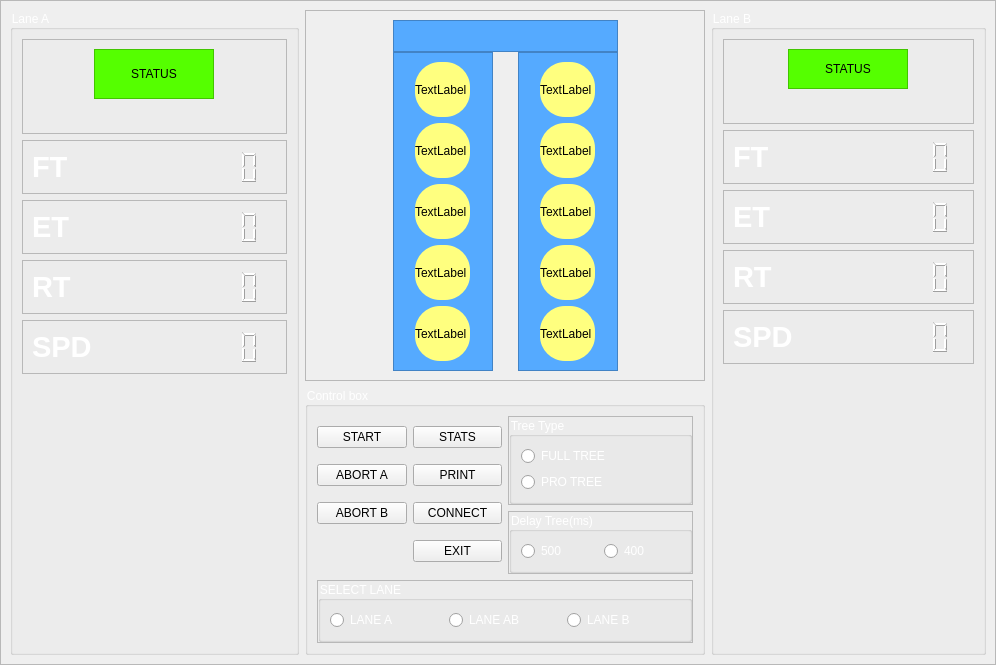
<?xml version="1.0" encoding="UTF-8"?>
<ui version="4.0">
 <class>MainWindow</class>
 <widget class="QMainWindow" name="MainWindow">
  <property name="geometry">
   <rect>
    <x>0</x>
    <y>0</y>
    <width>996</width>
    <height>642</height>
   </rect>
  </property>
  <property name="windowTitle">
   <string>DTS</string>
  </property>
  <property name="autoFillBackground">
   <bool>false</bool>
  </property>
  <property name="styleSheet">
   <string notr="true"/>
  </property>
  <widget class="QWidget" name="centralwidget">
   <layout class="QGridLayout" name="gridLayout_2">
    <property name="leftMargin">
     <number>0</number>
    </property>
    <property name="topMargin">
     <number>0</number>
    </property>
    <property name="rightMargin">
     <number>0</number>
    </property>
    <property name="bottomMargin">
     <number>0</number>
    </property>
    <property name="horizontalSpacing">
     <number>6</number>
    </property>
    <item row="0" column="0">
     <layout class="QGridLayout" name="gridLayout">
      <item row="0" column="0">
       <widget class="QFrame" name="frame">
        <property name="layoutDirection">
         <enum>Qt::LeftToRight</enum>
        </property>
        <property name="autoFillBackground">
         <bool>false</bool>
        </property>
        <property name="styleSheet">
         <string notr="true"/>
        </property>
        <property name="frameShape">
         <enum>QFrame::StyledPanel</enum>
        </property>
        <property name="frameShadow">
         <enum>QFrame::Plain</enum>
        </property>
        <layout class="QHBoxLayout" name="horizontalLayout_2">
         <item>
          <layout class="QHBoxLayout" name="horizontalLayout">
           <item>
            <widget class="QGroupBox" name="groupBoxA">
             <property name="styleSheet">
              <string notr="true">color: rgb(255, 255, 255);</string>
             </property>
             <property name="title">
              <string>Lane A</string>
             </property>
             <layout class="QVBoxLayout" name="verticalLayout_3">
              <item>
               <widget class="QFrame" name="frame_8">
                <property name="frameShape">
                 <enum>QFrame::StyledPanel</enum>
                </property>
                <property name="frameShadow">
                 <enum>QFrame::Raised</enum>
                </property>
                <layout class="QGridLayout" name="gridLayout_7">
                 <item row="0" column="2">
                  <spacer name="horizontalSpacer_2">
                   <property name="orientation">
                    <enum>Qt::Horizontal</enum>
                   </property>
                   <property name="sizeHint" stdset="0">
                    <size>
                     <width>100</width>
                     <height>20</height>
                    </size>
                   </property>
                  </spacer>
                 </item>
                 <item row="1" column="1">
                  <spacer name="verticalSpacer">
                   <property name="orientation">
                    <enum>Qt::Vertical</enum>
                   </property>
                   <property name="sizeType">
                    <enum>QSizePolicy::Fixed</enum>
                   </property>
                   <property name="sizeHint" stdset="0">
                    <size>
                     <width>20</width>
                     <height>25</height>
                    </size>
                   </property>
                  </spacer>
                 </item>
                 <item row="0" column="0">
                  <spacer name="horizontalSpacer">
                   <property name="orientation">
                    <enum>Qt::Horizontal</enum>
                   </property>
                   <property name="sizeHint" stdset="0">
                    <size>
                     <width>100</width>
                     <height>20</height>
                    </size>
                   </property>
                  </spacer>
                 </item>
                 <item row="0" column="1">
                  <widget class="QFrame" name="frame_9">
                   <property name="minimumSize">
                    <size>
                     <width>120</width>
                     <height>50</height>
                    </size>
                   </property>
                   <property name="styleSheet">
                    <string notr="true">background-color: rgb(85, 255, 0);</string>
                   </property>
                   <property name="frameShape">
                    <enum>QFrame::StyledPanel</enum>
                   </property>
                   <property name="frameShadow">
                    <enum>QFrame::Raised</enum>
                   </property>
                   <layout class="QGridLayout" name="gridLayout_6">
                    <item row="0" column="0">
                     <widget class="QLabel" name="label_2">
                      <property name="layoutDirection">
                       <enum>Qt::LeftToRight</enum>
                      </property>
                      <property name="styleSheet">
                       <string notr="true">color: rgb(0, 0, 0);</string>
                      </property>
                      <property name="text">
                       <string>STATUS</string>
                      </property>
                      <property name="alignment">
                       <set>Qt::AlignCenter</set>
                      </property>
                     </widget>
                    </item>
                   </layout>
                  </widget>
                 </item>
                </layout>
               </widget>
              </item>
              <item>
               <widget class="QFrame" name="frame_7">
                <property name="frameShape">
                 <enum>QFrame::StyledPanel</enum>
                </property>
                <property name="frameShadow">
                 <enum>QFrame::Raised</enum>
                </property>
                <layout class="QHBoxLayout" name="horizontalLayout_3">
                 <item>
                  <widget class="QLabel" name="label_ft">
                   <property name="styleSheet">
                    <string notr="true"/>
                   </property>
                   <property name="text">
                    <string>&lt;html&gt;&lt;head/&gt;&lt;body&gt;&lt;p&gt;&lt;span style=&quot; font-size:22pt; font-weight:600; color:#ffffff;&quot;&gt;FT&lt;/span&gt;&lt;/p&gt;&lt;/body&gt;&lt;/html&gt;</string>
                   </property>
                  </widget>
                 </item>
                 <item>
                  <widget class="QLCDNumber" name="lcdNumber_ft">
                   <property name="frameShape">
                    <enum>QFrame::NoFrame</enum>
                   </property>
                   <property name="frameShadow">
                    <enum>QFrame::Plain</enum>
                   </property>
                  </widget>
                 </item>
                </layout>
               </widget>
              </item>
              <item>
               <widget class="QFrame" name="frame_10">
                <property name="frameShape">
                 <enum>QFrame::StyledPanel</enum>
                </property>
                <property name="frameShadow">
                 <enum>QFrame::Raised</enum>
                </property>
                <layout class="QHBoxLayout" name="horizontalLayout_4">
                 <item>
                  <widget class="QLabel" name="label_et">
                   <property name="text">
                    <string>&lt;html&gt;&lt;head/&gt;&lt;body&gt;&lt;p&gt;&lt;span style=&quot; font-size:22pt; font-weight:600; color:#ffffff;&quot;&gt;ET&lt;/span&gt;&lt;/p&gt;&lt;/body&gt;&lt;/html&gt;</string>
                   </property>
                  </widget>
                 </item>
                 <item>
                  <widget class="QLCDNumber" name="lcdNumber_et">
                   <property name="frameShape">
                    <enum>QFrame::NoFrame</enum>
                   </property>
                   <property name="frameShadow">
                    <enum>QFrame::Plain</enum>
                   </property>
                  </widget>
                 </item>
                </layout>
               </widget>
              </item>
              <item>
               <widget class="QFrame" name="frame_11">
                <property name="frameShape">
                 <enum>QFrame::StyledPanel</enum>
                </property>
                <property name="frameShadow">
                 <enum>QFrame::Raised</enum>
                </property>
                <layout class="QHBoxLayout" name="horizontalLayout_5">
                 <item>
                  <widget class="QLabel" name="label_rt">
                   <property name="text">
                    <string>&lt;html&gt;&lt;head/&gt;&lt;body&gt;&lt;p&gt;&lt;span style=&quot; font-size:22pt; font-weight:600; color:#ffffff;&quot;&gt;RT&lt;/span&gt;&lt;/p&gt;&lt;/body&gt;&lt;/html&gt;</string>
                   </property>
                  </widget>
                 </item>
                 <item>
                  <widget class="QLCDNumber" name="lcdNumber_rt">
                   <property name="frameShape">
                    <enum>QFrame::NoFrame</enum>
                   </property>
                   <property name="frameShadow">
                    <enum>QFrame::Plain</enum>
                   </property>
                  </widget>
                 </item>
                </layout>
               </widget>
              </item>
              <item>
               <widget class="QFrame" name="frame_12">
                <property name="frameShape">
                 <enum>QFrame::StyledPanel</enum>
                </property>
                <property name="frameShadow">
                 <enum>QFrame::Raised</enum>
                </property>
                <layout class="QHBoxLayout" name="horizontalLayout_6">
                 <item>
                  <widget class="QLabel" name="label_spd">
                   <property name="text">
                    <string>&lt;html&gt;&lt;head/&gt;&lt;body&gt;&lt;p&gt;&lt;span style=&quot; font-size:22pt; font-weight:600; color:#ffffff;&quot;&gt;SPD&lt;/span&gt;&lt;/p&gt;&lt;/body&gt;&lt;/html&gt;</string>
                   </property>
                  </widget>
                 </item>
                 <item>
                  <widget class="QLCDNumber" name="lcdNumber_spd">
                   <property name="frameShape">
                    <enum>QFrame::NoFrame</enum>
                   </property>
                   <property name="frameShadow">
                    <enum>QFrame::Plain</enum>
                   </property>
                  </widget>
                 </item>
                </layout>
               </widget>
              </item>
              <item>
               <spacer name="verticalSpacer_6">
                <property name="orientation">
                 <enum>Qt::Vertical</enum>
                </property>
                <property name="sizeHint" stdset="0">
                 <size>
                  <width>20</width>
                  <height>40</height>
                 </size>
                </property>
               </spacer>
              </item>
             </layout>
            </widget>
           </item>
           <item>
            <widget class="QFrame" name="frame_midle">
             <property name="minimumSize">
              <size>
               <width>400</width>
               <height>0</height>
              </size>
             </property>
             <property name="frameShape">
              <enum>QFrame::NoFrame</enum>
             </property>
             <property name="frameShadow">
              <enum>QFrame::Plain</enum>
             </property>
             <layout class="QGridLayout" name="gridLayout_3">
              <property name="leftMargin">
               <number>0</number>
              </property>
              <property name="topMargin">
               <number>0</number>
              </property>
              <property name="rightMargin">
               <number>0</number>
              </property>
              <property name="bottomMargin">
               <number>0</number>
              </property>
              <item row="0" column="0">
               <widget class="QFrame" name="frame_3">
                <property name="minimumSize">
                 <size>
                  <width>0</width>
                  <height>0</height>
                 </size>
                </property>
                <property name="frameShape">
                 <enum>QFrame::StyledPanel</enum>
                </property>
                <property name="frameShadow">
                 <enum>QFrame::Raised</enum>
                </property>
                <layout class="QGridLayout" name="gridLayout_10">
                 <property name="topMargin">
                  <number>9</number>
                 </property>
                 <property name="spacing">
                  <number>0</number>
                 </property>
                 <item row="1" column="0">
                  <spacer name="horizontalSpacer_6">
                   <property name="orientation">
                    <enum>Qt::Horizontal</enum>
                   </property>
                   <property name="sizeHint" stdset="0">
                    <size>
                     <width>40</width>
                     <height>20</height>
                    </size>
                   </property>
                  </spacer>
                 </item>
                 <item row="1" column="4">
                  <spacer name="horizontalSpacer_7">
                   <property name="orientation">
                    <enum>Qt::Horizontal</enum>
                   </property>
                   <property name="sizeHint" stdset="0">
                    <size>
                     <width>40</width>
                     <height>20</height>
                    </size>
                   </property>
                  </spacer>
                 </item>
                 <item row="1" column="2">
                  <spacer name="horizontalSpacer_5">
                   <property name="orientation">
                    <enum>Qt::Horizontal</enum>
                   </property>
                   <property name="sizeType">
                    <enum>QSizePolicy::Fixed</enum>
                   </property>
                   <property name="sizeHint" stdset="0">
                    <size>
                     <width>25</width>
                     <height>20</height>
                    </size>
                   </property>
                  </spacer>
                 </item>
                 <item row="1" column="1">
                  <widget class="QFrame" name="frame_dragA">
                   <property name="minimumSize">
                    <size>
                     <width>100</width>
                     <height>0</height>
                    </size>
                   </property>
                   <property name="styleSheet">
                    <string notr="true">background-color: rgb(85, 170, 255);</string>
                   </property>
                   <property name="frameShape">
                    <enum>QFrame::StyledPanel</enum>
                   </property>
                   <property name="frameShadow">
                    <enum>QFrame::Raised</enum>
                   </property>
                   <layout class="QGridLayout" name="gridLayout_11">
                    <item row="5" column="0">
                     <widget class="QLabel" name="label_6">
                      <property name="styleSheet">
                       <string notr="true">border-radius: 25px;
min-height: 55px;
min-width: 55px;
max-height: 55px;
max-width: 55px;
background-color: rgb(255, 255, 127);</string>
                      </property>
                      <property name="text">
                       <string>TextLabel</string>
                      </property>
                     </widget>
                    </item>
                    <item row="4" column="0">
                     <widget class="QLabel" name="label_5">
                      <property name="styleSheet">
                       <string notr="true">border-radius: 25px;
min-height: 55px;
min-width: 55px;
max-height: 55px;
max-width: 55px;
background-color: rgb(255, 255, 127);</string>
                      </property>
                      <property name="text">
                       <string>TextLabel</string>
                      </property>
                     </widget>
                    </item>
                    <item row="2" column="0">
                     <widget class="QLabel" name="label_4">
                      <property name="styleSheet">
                       <string notr="true">border-radius: 25px;
min-height: 55px;
min-width: 55px;
max-height: 55px;
max-width: 55px;
background-color: rgb(255, 255, 127);</string>
                      </property>
                      <property name="text">
                       <string>TextLabel</string>
                      </property>
                     </widget>
                    </item>
                    <item row="3" column="0">
                     <widget class="QLabel" name="label_3">
                      <property name="styleSheet">
                       <string notr="true">border-radius: 25px;
min-height: 55px;
min-width: 55px;
max-height: 55px;
max-width: 55px;
background-color: rgb(255, 255, 127);</string>
                      </property>
                      <property name="text">
                       <string>TextLabel</string>
                      </property>
                     </widget>
                    </item>
                    <item row="0" column="0">
                     <widget class="QLabel" name="label">
                      <property name="minimumSize">
                       <size>
                        <width>55</width>
                        <height>55</height>
                       </size>
                      </property>
                      <property name="maximumSize">
                       <size>
                        <width>55</width>
                        <height>55</height>
                       </size>
                      </property>
                      <property name="styleSheet">
                       <string notr="true">border-radius: 25px;
min-height: 55px;
min-width: 55px;
max-height: 55px;
max-width: 55px;
background-color: rgb(255, 255, 127);</string>
                      </property>
                      <property name="text">
                       <string>TextLabel</string>
                      </property>
                     </widget>
                    </item>
                   </layout>
                  </widget>
                 </item>
                 <item row="1" column="3">
                  <widget class="QFrame" name="frame_dragB">
                   <property name="minimumSize">
                    <size>
                     <width>100</width>
                     <height>0</height>
                    </size>
                   </property>
                   <property name="styleSheet">
                    <string notr="true">background-color: rgb(85, 170, 255);</string>
                   </property>
                   <property name="frameShape">
                    <enum>QFrame::StyledPanel</enum>
                   </property>
                   <property name="frameShadow">
                    <enum>QFrame::Raised</enum>
                   </property>
                   <layout class="QGridLayout" name="gridLayout_12">
                    <item row="0" column="0">
                     <widget class="QLabel" name="label_7">
                      <property name="styleSheet">
                       <string notr="true">border-radius: 25px;
min-height: 55px;
min-width: 55px;
max-height: 55px;
max-width: 55px;
background-color: rgb(255, 255, 127);</string>
                      </property>
                      <property name="text">
                       <string>TextLabel</string>
                      </property>
                     </widget>
                    </item>
                    <item row="1" column="0">
                     <widget class="QLabel" name="label_8">
                      <property name="styleSheet">
                       <string notr="true">border-radius: 25px;
min-height: 55px;
min-width: 55px;
max-height: 55px;
max-width: 55px;
background-color: rgb(255, 255, 127);</string>
                      </property>
                      <property name="text">
                       <string>TextLabel</string>
                      </property>
                     </widget>
                    </item>
                    <item row="4" column="0">
                     <widget class="QLabel" name="label_11">
                      <property name="styleSheet">
                       <string notr="true">border-radius: 25px;
min-height: 55px;
min-width: 55px;
max-height: 55px;
max-width: 55px;
background-color: rgb(255, 255, 127);</string>
                      </property>
                      <property name="text">
                       <string>TextLabel</string>
                      </property>
                     </widget>
                    </item>
                    <item row="2" column="0">
                     <widget class="QLabel" name="label_9">
                      <property name="styleSheet">
                       <string notr="true">border-radius: 25px;
min-height: 55px;
min-width: 55px;
max-height: 55px;
max-width: 55px;
background-color: rgb(255, 255, 127);</string>
                      </property>
                      <property name="text">
                       <string>TextLabel</string>
                      </property>
                     </widget>
                    </item>
                    <item row="3" column="0">
                     <widget class="QLabel" name="label_10">
                      <property name="styleSheet">
                       <string notr="true">border-radius: 25px;
min-height: 55px;
min-width: 55px;
max-height: 55px;
max-width: 55px;
background-color: rgb(255, 255, 127);</string>
                      </property>
                      <property name="text">
                       <string>TextLabel</string>
                      </property>
                     </widget>
                    </item>
                   </layout>
                  </widget>
                 </item>
                 <item row="0" column="1" colspan="3">
                  <widget class="QFrame" name="frame_2">
                   <property name="minimumSize">
                    <size>
                     <width>0</width>
                     <height>32</height>
                    </size>
                   </property>
                   <property name="styleSheet">
                    <string notr="true">background-color: rgb(85, 170, 255);</string>
                   </property>
                   <property name="frameShape">
                    <enum>QFrame::StyledPanel</enum>
                   </property>
                   <property name="frameShadow">
                    <enum>QFrame::Raised</enum>
                   </property>
                  </widget>
                 </item>
                 <item row="0" column="0">
                  <spacer name="horizontalSpacer_8">
                   <property name="orientation">
                    <enum>Qt::Horizontal</enum>
                   </property>
                   <property name="sizeHint" stdset="0">
                    <size>
                     <width>40</width>
                     <height>20</height>
                    </size>
                   </property>
                  </spacer>
                 </item>
                 <item row="0" column="4">
                  <spacer name="horizontalSpacer_9">
                   <property name="orientation">
                    <enum>Qt::Horizontal</enum>
                   </property>
                   <property name="sizeHint" stdset="0">
                    <size>
                     <width>40</width>
                     <height>20</height>
                    </size>
                   </property>
                  </spacer>
                 </item>
                </layout>
               </widget>
              </item>
              <item row="2" column="0">
               <widget class="QGroupBox" name="groupBox_3">
                <property name="styleSheet">
                 <string notr="true">color: rgb(255, 255, 255);</string>
                </property>
                <property name="title">
                 <string>Control box</string>
                </property>
                <layout class="QGridLayout" name="gridLayout_5">
                 <property name="leftMargin">
                  <number>9</number>
                 </property>
                 <item row="1" column="1">
                  <layout class="QVBoxLayout" name="verticalLayout">
                   <item>
                    <widget class="QFrame" name="frame_4">
                     <property name="frameShape">
                      <enum>QFrame::StyledPanel</enum>
                     </property>
                     <property name="frameShadow">
                      <enum>QFrame::Raised</enum>
                     </property>
                     <layout class="QGridLayout" name="gridLayout_13">
                      <property name="leftMargin">
                       <number>0</number>
                      </property>
                      <property name="topMargin">
                       <number>0</number>
                      </property>
                      <property name="rightMargin">
                       <number>0</number>
                      </property>
                      <property name="bottomMargin">
                       <number>0</number>
                      </property>
                      <property name="spacing">
                       <number>0</number>
                      </property>
                      <item row="0" column="0">
                       <widget class="QGroupBox" name="groupBox">
                        <property name="title">
                         <string>Tree Type</string>
                        </property>
                        <layout class="QVBoxLayout" name="verticalLayout_4">
                         <item>
                          <widget class="QRadioButton" name="rb_full_tree">
                           <property name="text">
                            <string>FULL TREE</string>
                           </property>
                          </widget>
                         </item>
                         <item>
                          <widget class="QRadioButton" name="rb_pro_tree">
                           <property name="text">
                            <string>PRO TREE</string>
                           </property>
                          </widget>
                         </item>
                        </layout>
                       </widget>
                      </item>
                     </layout>
                    </widget>
                   </item>
                   <item>
                    <widget class="QFrame" name="frame_5">
                     <property name="frameShape">
                      <enum>QFrame::StyledPanel</enum>
                     </property>
                     <property name="frameShadow">
                      <enum>QFrame::Raised</enum>
                     </property>
                     <layout class="QGridLayout" name="gridLayout_14">
                      <property name="leftMargin">
                       <number>0</number>
                      </property>
                      <property name="topMargin">
                       <number>0</number>
                      </property>
                      <property name="rightMargin">
                       <number>0</number>
                      </property>
                      <property name="bottomMargin">
                       <number>0</number>
                      </property>
                      <item row="0" column="0">
                       <widget class="QGroupBox" name="groupBox_4">
                        <property name="title">
                         <string>Delay Tree(ms)</string>
                        </property>
                        <layout class="QHBoxLayout" name="horizontalLayout_12">
                         <item>
                          <widget class="QRadioButton" name="rd_delay_tree500">
                           <property name="text">
                            <string>500</string>
                           </property>
                          </widget>
                         </item>
                         <item>
                          <widget class="QRadioButton" name="rd_delay_tree400">
                           <property name="text">
                            <string>400</string>
                           </property>
                          </widget>
                         </item>
                        </layout>
                       </widget>
                      </item>
                     </layout>
                    </widget>
                   </item>
                  </layout>
                 </item>
                 <item row="3" column="0" colspan="2">
                  <widget class="QFrame" name="frame_6">
                   <property name="frameShape">
                    <enum>QFrame::StyledPanel</enum>
                   </property>
                   <property name="frameShadow">
                    <enum>QFrame::Raised</enum>
                   </property>
                   <layout class="QGridLayout" name="gridLayout_15">
                    <property name="leftMargin">
                     <number>0</number>
                    </property>
                    <property name="topMargin">
                     <number>0</number>
                    </property>
                    <property name="rightMargin">
                     <number>0</number>
                    </property>
                    <property name="bottomMargin">
                     <number>0</number>
                    </property>
                    <property name="spacing">
                     <number>0</number>
                    </property>
                    <item row="0" column="0">
                     <widget class="QGroupBox" name="groupBox_5">
                      <property name="title">
                       <string>SELECT LANE</string>
                      </property>
                      <layout class="QHBoxLayout" name="horizontalLayout_13">
                       <item>
                        <widget class="QRadioButton" name="radioButton">
                         <property name="text">
                          <string>LANE A</string>
                         </property>
                        </widget>
                       </item>
                       <item>
                        <widget class="QRadioButton" name="radioButton_2">
                         <property name="text">
                          <string>LANE AB</string>
                         </property>
                        </widget>
                       </item>
                       <item>
                        <widget class="QRadioButton" name="radioButton_3">
                         <property name="text">
                          <string>LANE B</string>
                         </property>
                        </widget>
                       </item>
                      </layout>
                     </widget>
                    </item>
                   </layout>
                  </widget>
                 </item>
                 <item row="1" column="0">
                  <layout class="QGridLayout" name="gridLayout_4">
                   <item row="0" column="0">
                    <widget class="QPushButton" name="pushButton">
                     <property name="styleSheet">
                      <string notr="true">color: rgb(0, 0, 0);</string>
                     </property>
                     <property name="text">
                      <string>START</string>
                     </property>
                    </widget>
                   </item>
                   <item row="0" column="1">
                    <widget class="QPushButton" name="pushButton_4">
                     <property name="styleSheet">
                      <string notr="true">color: rgb(0, 0, 0);</string>
                     </property>
                     <property name="text">
                      <string>STATS</string>
                     </property>
                    </widget>
                   </item>
                   <item row="1" column="1">
                    <widget class="QPushButton" name="pushButton_5">
                     <property name="styleSheet">
                      <string notr="true">color: rgb(0, 0, 0);</string>
                     </property>
                     <property name="text">
                      <string>PRINT</string>
                     </property>
                    </widget>
                   </item>
                   <item row="2" column="0">
                    <widget class="QPushButton" name="pushButton_3">
                     <property name="styleSheet">
                      <string notr="true">color: rgb(0, 0, 0);</string>
                     </property>
                     <property name="text">
                      <string>ABORT B</string>
                     </property>
                    </widget>
                   </item>
                   <item row="1" column="0">
                    <widget class="QPushButton" name="pushButton_2">
                     <property name="styleSheet">
                      <string notr="true">color: rgb(0, 0, 0);</string>
                     </property>
                     <property name="text">
                      <string>ABORT A</string>
                     </property>
                    </widget>
                   </item>
                   <item row="2" column="1">
                    <widget class="QPushButton" name="pushButton_6">
                     <property name="styleSheet">
                      <string notr="true">color: rgb(0, 0, 0);</string>
                     </property>
                     <property name="text">
                      <string>CONNECT</string>
                     </property>
                    </widget>
                   </item>
                   <item row="3" column="1">
                    <widget class="QPushButton" name="pushButton_7">
                     <property name="styleSheet">
                      <string notr="true">color: rgb(0, 0, 0);</string>
                     </property>
                     <property name="text">
                      <string>EXIT</string>
                     </property>
                    </widget>
                   </item>
                  </layout>
                 </item>
                </layout>
               </widget>
              </item>
              <item row="1" column="0">
               <spacer name="verticalSpacer_3">
                <property name="orientation">
                 <enum>Qt::Vertical</enum>
                </property>
                <property name="sizeHint" stdset="0">
                 <size>
                  <width>20</width>
                  <height>40</height>
                 </size>
                </property>
               </spacer>
              </item>
             </layout>
            </widget>
           </item>
           <item>
            <widget class="QGroupBox" name="groupBox_2">
             <property name="styleSheet">
              <string notr="true">color: rgb(255, 255, 255);</string>
             </property>
             <property name="title">
              <string>Lane B</string>
             </property>
             <layout class="QVBoxLayout" name="verticalLayout_2">
              <item>
               <widget class="QFrame" name="frame_17">
                <property name="frameShape">
                 <enum>QFrame::StyledPanel</enum>
                </property>
                <property name="frameShadow">
                 <enum>QFrame::Raised</enum>
                </property>
                <layout class="QGridLayout" name="gridLayout_8">
                 <item row="0" column="2">
                  <spacer name="horizontalSpacer_4">
                   <property name="orientation">
                    <enum>Qt::Horizontal</enum>
                   </property>
                   <property name="sizeHint" stdset="0">
                    <size>
                     <width>93</width>
                     <height>20</height>
                    </size>
                   </property>
                  </spacer>
                 </item>
                 <item row="0" column="1">
                  <widget class="QFrame" name="frame_18">
                   <property name="minimumSize">
                    <size>
                     <width>120</width>
                     <height>40</height>
                    </size>
                   </property>
                   <property name="styleSheet">
                    <string notr="true">background-color: rgb(85, 255, 0);</string>
                   </property>
                   <property name="frameShape">
                    <enum>QFrame::StyledPanel</enum>
                   </property>
                   <property name="frameShadow">
                    <enum>QFrame::Raised</enum>
                   </property>
                   <layout class="QGridLayout" name="gridLayout_9">
                    <item row="0" column="0">
                     <widget class="QLabel" name="label_12">
                      <property name="layoutDirection">
                       <enum>Qt::LeftToRight</enum>
                      </property>
                      <property name="styleSheet">
                       <string notr="true">color: rgb(0, 0, 0);</string>
                      </property>
                      <property name="text">
                       <string>STATUS</string>
                      </property>
                      <property name="alignment">
                       <set>Qt::AlignCenter</set>
                      </property>
                     </widget>
                    </item>
                   </layout>
                  </widget>
                 </item>
                 <item row="1" column="1">
                  <spacer name="verticalSpacer_4">
                   <property name="orientation">
                    <enum>Qt::Vertical</enum>
                   </property>
                   <property name="sizeType">
                    <enum>QSizePolicy::Fixed</enum>
                   </property>
                   <property name="sizeHint" stdset="0">
                    <size>
                     <width>20</width>
                     <height>25</height>
                    </size>
                   </property>
                  </spacer>
                 </item>
                 <item row="0" column="0">
                  <spacer name="horizontalSpacer_3">
                   <property name="orientation">
                    <enum>Qt::Horizontal</enum>
                   </property>
                   <property name="sizeHint" stdset="0">
                    <size>
                     <width>93</width>
                     <height>20</height>
                    </size>
                   </property>
                  </spacer>
                 </item>
                </layout>
               </widget>
              </item>
              <item>
               <widget class="QFrame" name="frame_16">
                <property name="frameShape">
                 <enum>QFrame::StyledPanel</enum>
                </property>
                <property name="frameShadow">
                 <enum>QFrame::Raised</enum>
                </property>
                <layout class="QHBoxLayout" name="horizontalLayout_10">
                 <item>
                  <widget class="QLabel" name="label_ft_2">
                   <property name="text">
                    <string>&lt;html&gt;&lt;head/&gt;&lt;body&gt;&lt;p&gt;&lt;span style=&quot; font-size:22pt; font-weight:600; color:#ffffff;&quot;&gt;FT&lt;/span&gt;&lt;/p&gt;&lt;/body&gt;&lt;/html&gt;</string>
                   </property>
                  </widget>
                 </item>
                 <item>
                  <widget class="QLCDNumber" name="lcdNumber_ft2">
                   <property name="frameShape">
                    <enum>QFrame::NoFrame</enum>
                   </property>
                   <property name="frameShadow">
                    <enum>QFrame::Plain</enum>
                   </property>
                  </widget>
                 </item>
                </layout>
               </widget>
              </item>
              <item>
               <widget class="QFrame" name="frame_15">
                <property name="frameShape">
                 <enum>QFrame::StyledPanel</enum>
                </property>
                <property name="frameShadow">
                 <enum>QFrame::Raised</enum>
                </property>
                <layout class="QHBoxLayout" name="horizontalLayout_9">
                 <item>
                  <widget class="QLabel" name="label_et_2">
                   <property name="text">
                    <string>&lt;html&gt;&lt;head/&gt;&lt;body&gt;&lt;p&gt;&lt;span style=&quot; font-size:22pt; font-weight:600; color:#ffffff;&quot;&gt;ET&lt;/span&gt;&lt;/p&gt;&lt;/body&gt;&lt;/html&gt;</string>
                   </property>
                  </widget>
                 </item>
                 <item>
                  <widget class="QLCDNumber" name="lcdNumber_et2">
                   <property name="frameShape">
                    <enum>QFrame::NoFrame</enum>
                   </property>
                   <property name="frameShadow">
                    <enum>QFrame::Plain</enum>
                   </property>
                  </widget>
                 </item>
                </layout>
               </widget>
              </item>
              <item>
               <widget class="QFrame" name="frame_14">
                <property name="frameShape">
                 <enum>QFrame::StyledPanel</enum>
                </property>
                <property name="frameShadow">
                 <enum>QFrame::Raised</enum>
                </property>
                <layout class="QHBoxLayout" name="horizontalLayout_8">
                 <item>
                  <widget class="QLabel" name="label_rt_2">
                   <property name="text">
                    <string>&lt;html&gt;&lt;head/&gt;&lt;body&gt;&lt;p&gt;&lt;span style=&quot; font-size:22pt; font-weight:600; color:#ffffff;&quot;&gt;RT&lt;/span&gt;&lt;/p&gt;&lt;/body&gt;&lt;/html&gt;</string>
                   </property>
                  </widget>
                 </item>
                 <item>
                  <widget class="QLCDNumber" name="lcdNumber_rt2">
                   <property name="frameShape">
                    <enum>QFrame::NoFrame</enum>
                   </property>
                   <property name="frameShadow">
                    <enum>QFrame::Plain</enum>
                   </property>
                  </widget>
                 </item>
                </layout>
               </widget>
              </item>
              <item>
               <widget class="QFrame" name="frame_13">
                <property name="frameShape">
                 <enum>QFrame::StyledPanel</enum>
                </property>
                <property name="frameShadow">
                 <enum>QFrame::Raised</enum>
                </property>
                <layout class="QHBoxLayout" name="horizontalLayout_7">
                 <item>
                  <widget class="QLabel" name="label_spd_2">
                   <property name="text">
                    <string>&lt;html&gt;&lt;head/&gt;&lt;body&gt;&lt;p&gt;&lt;span style=&quot; font-size:22pt; font-weight:600; color:#ffffff;&quot;&gt;SPD&lt;/span&gt;&lt;/p&gt;&lt;/body&gt;&lt;/html&gt;</string>
                   </property>
                  </widget>
                 </item>
                 <item>
                  <widget class="QLCDNumber" name="lcdNumber_spd2">
                   <property name="frameShape">
                    <enum>QFrame::NoFrame</enum>
                   </property>
                   <property name="frameShadow">
                    <enum>QFrame::Plain</enum>
                   </property>
                  </widget>
                 </item>
                </layout>
               </widget>
              </item>
              <item>
               <spacer name="verticalSpacer_7">
                <property name="orientation">
                 <enum>Qt::Vertical</enum>
                </property>
                <property name="sizeHint" stdset="0">
                 <size>
                  <width>20</width>
                  <height>40</height>
                 </size>
                </property>
               </spacer>
              </item>
             </layout>
            </widget>
           </item>
          </layout>
         </item>
        </layout>
       </widget>
      </item>
     </layout>
    </item>
   </layout>
  </widget>
  <action name="actionAbout">
   <property name="text">
    <string>About</string>
   </property>
  </action>
 </widget>
 <resources/>
 <connections/>
</ui>
